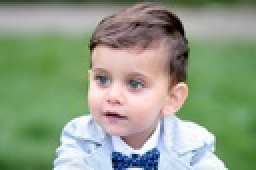
%> input picture boy.jpg, 128 x 85 px, shrunk from 960 x 640 before the run (shown 2 times larger)
$ octave main.m   (GNU Octave 9; MATLAB toolbox functions it lacks are replaced by stand-ins)
%> lines starting %> are read from the running program, lines starting %| are printed output that depends on the picture; in (x1, y1, x2, y2) boxes, pixels count from 0 and x2, y2 are one past the last pixel; in counts of white or black regions, pixels touching at a corner belong together; the program's own positions count from 1
### quantize.m
function [output] = quantize(inputImg)
%> called with inputImg = 'boy.jpg'
img = imread(inputImg);
%> img is the input picture: size 85x128x3 uint8; mean R, G, B 143.4, 157.3, 133
%%%%%%%%Quantization
[r, c, ~] = size(img);
%> r = 85; c = 128
stepSize = 0:32:258;
for iq = 1: r
    for jq = 1: c
         [~, v1] = histc(img(iq, jq, 1), stepSize);
         [~, v2] = histc(img(iq, jq, 2), stepSize);
         [~, v3] = histc(img(iq, jq, 3), stepSize);
         img(iq, jq, 1) = stepSize(v1);
         img(iq, jq, 2) = stepSize(v2);
         img(iq, jq, 3) = stepSize(v3);
    end
end
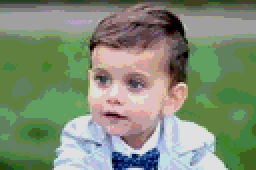
%> img: size 85x128x3 uint8 (shown 2 times larger); mean R, G, B 127.7, 140.6, 116.8
%%%%%%%%%%%%%
hsvImg = img;
% [12 lines of commented-out code are left out]
output = hsvImg;

### bilateralFilter.m
function [output] = bilateralFilter(inputImage, sigmaD, sigmaR)
%> called with sigmaD = 1222, sigmaR = 622
img = double(inputImage);
%> img: size 85x128x3 double
[r, c, ~] = size(img);
for i = 3: r-3
    for j = 3: c-3
        ksRed = 0;
        secTermRed = 0;
        ksGreen = 0;
        secTermGreen = 0;
        ksBlue = 0;
        secTermBlue= 0;
        for iWin = -2: 2
            for jWin = -2: 2
                if iWin ~= 0 || jWin ~= 0
                    FPSRed = exp(-((i-(i+iWin))^2+(j-(j+jWin))^2)/(2*(sigmaD^2)));
                    GIpIsRed = exp((-(img(i, j, 1)-img(i+iWin, j+jWin, 1))^2)/(2*(sigmaR^2)));
                    ksRed = ksRed + (FPSRed * GIpIsRed);
                    secTermRed = secTermRed + (FPSRed * GIpIsRed * img(i+iWin, j+jWin, 1));
                    %%%%%
                    FPSGreen = exp(-((i-(i+iWin))^2+(j-(j+jWin))^2)/(2*(sigmaD^2)));
                    GIpIsGreen = exp((-(img(i, j, 2)-img(i+iWin, j+jWin, 2))^2)/(2*(sigmaR^2)));
                    ksGreen = ksGreen + (FPSGreen * GIpIsGreen);
                    secTermGreen = secTermGreen + (FPSGreen * GIpIsGreen * img(i+iWin, j+jWin, 2));
                    %%%%%%
                    FPSBlue = exp(-((i-(i+iWin))^2+(j-(j+jWin))^2)/(2*(sigmaD^2)));
                    GIpIsBlue = exp((-(img(i, j, 3)-img(i+iWin, j+jWin, 3))^2)/(2*(sigmaR^2)));
                    ksBlue = ksBlue + (FPSBlue * GIpIsBlue);
                    secTermBlue = secTermBlue + (FPSBlue * GIpIsBlue * img(i+iWin, j+jWin, 3));
                end
            end
        end
        img(i, j, 1) = (1/ksRed) * secTermRed;
        img(i, j, 2) = (1/ksGreen) * secTermGreen;
        img(i, j, 3) = (1/ksBlue) * secTermBlue;
    end
end
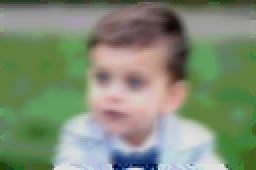
%> img: size 85x128x3 double (shown 2 times larger); mean R, G, B 127.2, 140.2, 116.2
%> after the loop, FPSBlue = 1; FPSGreen = 1; FPSRed = 1; GIpIsBlue = 1; GIpIsGreen = 1; GIpIsRed = 1
%  figure('Name', 'biFilt output');
%  imshow(uint8(img));
 output = uint8(img);
end

### gaussFilter.m
function [output] = gaussFilter(inputImage, sigmaOne, sigmaTwo)
%> called with inputImage = 'boy.jpg', sigmaOne = 0.5, sigmaTwo = 0.7
myImg = imread(inputImage);
img = double(myImg);
[r, c, ~] = size(img);
filterOne = fspecial('gaussian', [3 3], sigmaOne);
filterTwo = fspecial('gaussian', [3 3], sigmaTwo);
filtImgOne = double(img);
filtImgTwo = double(img);
for i = 2: r-2
    for j = 2: c-2
        windowCurrRed = img(i-1:i+1, j-1:j+1, 1);
        windowCurrGreen = img(i-1:i+1, j-1:j+1, 2);
        windowCurrBlue = img(i-1:i+1, j-1:j+1, 3);
        newValOneRed = sum(sum(filterOne .* windowCurrRed));
        newValOneGreen = sum(sum(filterOne .* windowCurrGreen));
        newValOneBlue = sum(sum(filterOne .* windowCurrBlue));
        newValTwoRed = sum(sum(filterTwo .* windowCurrRed));
        newValTwoGreen = sum(sum(filterTwo .* windowCurrGreen));
        newValTwoBlue = sum(sum(filterTwo .* windowCurrBlue));
        filtImgOne(i, j, 1) = newValOneRed;
        filtImgOne(i, j, 2) = newValOneGreen;
        filtImgOne(i, j, 3) = newValOneBlue;
        filtImgTwo(i, j, 1) = newValTwoRed;
        filtImgTwo(i, j, 2) = newValTwoGreen;
        filtImgTwo(i, j, 3) = newValTwoBlue;
    end
end
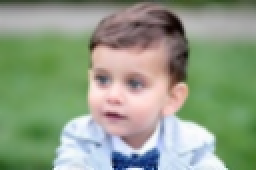
%> filtImgTwo: size 85x128x3 double (shown 2 times larger); mean R, G, B 143.3, 157.3, 132.9
binaryFiltImgOne = im2bw(uint8(filtImgOne), 0.39);
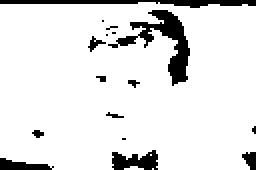
%> binaryFiltImgOne: size 85x128 logical (shown 2 times larger); 89.7% white; 16 black regions (10 under 20 px), largest, box (x1, y1, x2, y2) and area: (54, 5, 95, 43) 443, (0, 0, 128, 4) 283, (56, 75, 79, 85) 156, (0, 79, 27, 85) 98, (121, 76, 128, 85) 44, (44, 18, 53, 26) 27
binaryFiltImgTwo = im2bw(uint8(filtImgTwo), 0.39);
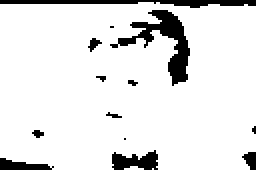
%> binaryFiltImgTwo: size 85x128 logical (shown 2 times larger); 89.8% white; 13 black regions (7 under 20 px), largest, box (x1, y1, x2, y2) and area: (55, 5, 95, 43) 447, (0, 0, 128, 4) 284, (56, 75, 79, 85) 155, (0, 79, 27, 85) 98, (121, 76, 128, 85) 43, (44, 19, 51, 26) 24
% figure;
% imshow(binaryFiltImgOne)
output(:, :, 1) = double(myImg(:, :, 1)) .* (binaryFiltImgTwo - binaryFiltImgOne);
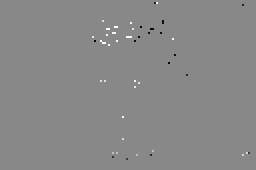
%> output: size 85x128 double (shown 2 times larger); min -132, max 114, mean 0.1; drawn with min black and max white
output(:, :, 2) = double(myImg(:, :, 2)) .* (binaryFiltImgTwo - binaryFiltImgOne);
output(:, :, 3) = double(myImg(:, :, 3)) .* (binaryFiltImgTwo - binaryFiltImgOne);
%> output: size 85x128x3 double
% figure;
% imshow(uint8(output));
end

### main.m
clc
clear history
close all
quantized = quantize('boy.jpg');
biFiltOutput = bilateralFilter(quantized, 1222.0, 622.0);
gaussFiltOutput = gaussFilter('boy.jpg', 0.5, 0.7);
biFilt = double(biFiltOutput);
% [4 lines of commented-out code are left out]
output = biFilt .* ~gaussFiltOutput;
% [5 lines of commented-out code are left out]

figure('Name', 'Final');
imshow(uint8(output));
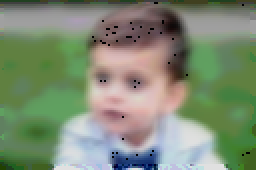
%> displayed picture: size 85x128x3, on the screen's scale of 0 to 255 (shown 2 times larger); mean R, G, B 126.7, 139.7, 115.8; mean of the top-left, top-right, bottom-left and bottom-right quarters 119.7, 109.7, 137.3, 142.3
